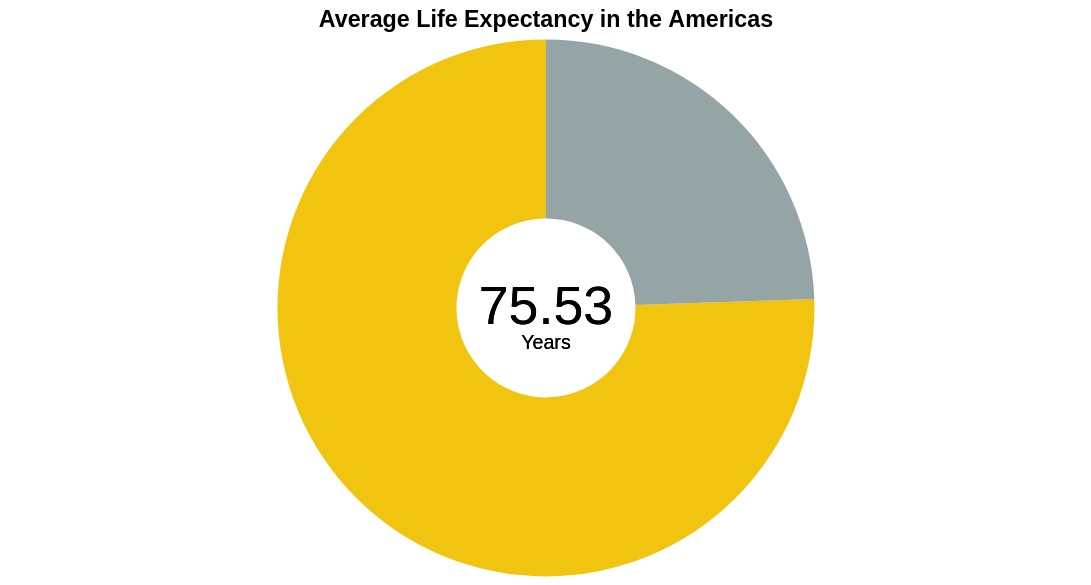

Vega-Lite specification stored for this chart:
### Vega-Lite specification from a JSON file in a GitHub repository (floating-point values rounded to 4 significant figures)
{"$schema": "https://vega.github.io/schema/vega-lite/v5.json", "width": 600, "config": {"view": {"stroke": null}}, "title": {"text": "Average Life Expectancy in the Americas"}, "data": {"values": [{"Continent": "Americas", "Avg_LE": "75.53358304"}, {"Continent": "Remaining", "Avg_LE": "24.46641696"}]}, "layer": [{"mark": {"type": "arc", "innerRadius": 50}}, {"mark": {"type": "text", "text": "75.53", "fontSize": 30}, "encoding": {"color": {"value": "black"}}}, {"mark": {"type": "text", "text": "Years", "dy": 20}, "encoding": {"color": {"value": "black"}}}], "encoding": {"theta": {"field": "Avg_LE", "type": "quantitative"}, "color": {"field": "Continent", "type": "nominal", "legend": null, "scale": {"domain": ["Americas", "Remaining"], "range": ["#F1C40F", "#95A5A6"]}}, "tooltip": [{"field": "Continent", "type": "nominal", "title": "Continent"}, {"field": "Avg_LE", "type": "quantitative", "title": "Life Expectancy (years)", "format": ".2f"}]}}
